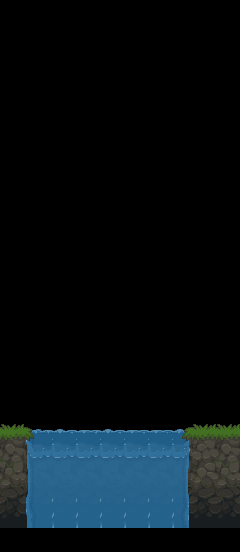

This is a level from a 2D game, rendered from its Tiled map with the project's own tilesets. A one-line summary and the complete map file follow:
An orthogonal 10x23 tile map with 24x24 px tiles, 3 tile layers (Background, Ground, Decoration), 2 tilesets and 3 objects (3x PickUp).

<map version="1.9" tiledversion="1.9.0" orientation="orthogonal" renderorder="right-down" width="10" height="23" tilewidth="24" tileheight="24" infinite="0" nextlayerid="6" nextobjectid="19">
 <tileset firstgid="1" source="../../Tileset/TileSet.tsx" />
 <tileset firstgid="400" source="../../Tileset/NewTileset.tsx" />
 <layer id="2" name="Background" width="10" height="23">
  <data encoding="csv">
0,0,0,0,0,0,0,0,0,0,
0,0,0,0,0,0,0,0,0,0,
0,0,0,0,0,0,0,0,0,0,
0,0,0,0,0,0,0,0,0,0,
0,0,0,0,0,0,0,0,0,0,
0,0,0,0,0,0,0,0,0,0,
0,0,0,0,0,0,0,0,0,0,
0,0,0,0,0,0,0,0,0,0,
0,0,0,0,0,0,0,0,0,0,
0,0,0,0,0,0,0,0,0,0,
0,0,0,0,0,0,0,0,0,0,
0,0,0,0,0,0,0,0,0,0,
0,0,0,0,0,0,0,0,0,0,
0,0,0,0,0,0,0,0,0,0,
0,0,0,0,0,0,0,0,0,0,
0,0,0,0,0,0,0,0,0,0,
0,0,0,0,0,0,0,0,0,0,
0,0,0,0,0,0,0,0,0,0,
0,0,0,0,0,0,0,0,0,0,
0,0,0,0,0,0,0,0,0,0,
0,0,0,0,0,0,0,0,0,0,
0,0,0,0,0,0,0,0,0,0,
0,0,0,0,0,0,0,0,0,0
</data>
 </layer>
 <layer id="1" name="Ground" width="10" height="23">
  <data encoding="csv">
0,0,0,0,0,0,0,0,0,0,
0,0,0,0,0,0,0,0,0,0,
0,0,0,0,0,0,0,0,0,0,
0,0,0,0,0,0,0,0,0,0,
0,0,0,0,0,0,0,0,0,0,
0,0,0,0,0,0,0,0,0,0,
0,0,0,0,0,0,0,0,0,0,
0,0,0,0,0,0,0,0,0,0,
0,0,0,0,0,0,0,0,0,0,
0,0,0,0,0,0,0,0,0,0,
0,0,0,0,0,0,0,0,0,0,
0,0,0,0,0,0,0,0,0,0,
0,0,0,0,0,0,0,0,0,0,
0,0,0,0,0,0,0,0,0,0,
0,0,0,0,0,0,0,0,0,0,
0,0,0,0,0,0,0,0,0,0,
0,0,0,0,0,0,0,0,0,0,
553,556,557,558,557,558,558,559,553,553,
592,594,595,596,595,596,596,597,591,592,
630,632,633,634,633,634,634,635,629,630,
668,670,671,672,671,672,672,673,667,668,
705,708,709,710,709,710,710,711,705,705,
0,0,0,0,0,0,0,0,0,0
</data>
 </layer>
 <layer id="5" name="Decoration" width="10" height="23">
  <data encoding="csv">
0,0,0,0,0,0,0,0,0,0,
0,0,0,0,0,0,0,0,0,0,
0,0,0,0,0,0,0,0,0,0,
0,0,0,0,0,0,0,0,0,0,
0,0,0,0,0,0,0,0,0,0,
0,0,0,0,0,0,0,0,0,0,
0,0,0,0,0,0,0,0,0,0,
0,0,0,0,0,0,0,0,0,0,
0,0,0,0,0,0,0,0,0,0,
0,0,0,0,0,0,0,0,0,0,
0,0,0,0,0,0,0,0,0,0,
0,0,0,0,0,0,0,0,0,0,
0,0,0,0,0,0,0,0,0,0,
0,0,0,0,0,0,0,0,0,0,
0,0,0,0,0,0,0,0,0,0,
0,0,0,0,0,0,0,0,0,0,
0,0,0,0,0,0,0,0,0,0,
0,0,0,0,0,0,0,0,0,0,
0,0,0,0,0,0,0,0,0,0,
0,0,0,0,0,0,0,0,0,0,
0,0,0,0,0,0,0,0,0,0,
0,0,0,0,0,0,0,0,0,0,
0,0,0,0,0,0,0,0,0,0
</data>
 </layer>
 <objectgroup color="#5500ff" id="3" name="Rock" />
 <objectgroup color="#ffaa00" id="4" name="PickUp">
  <object id="16" name="PickUp" x="192" y="396">
   <point />
  </object>
  <object id="17" name="PickUp" x="108" y="372">
   <point />
  </object>
  <object id="18" name="PickUp" x="24" y="396">
   <point />
  </object>
 </objectgroup>
</map>
